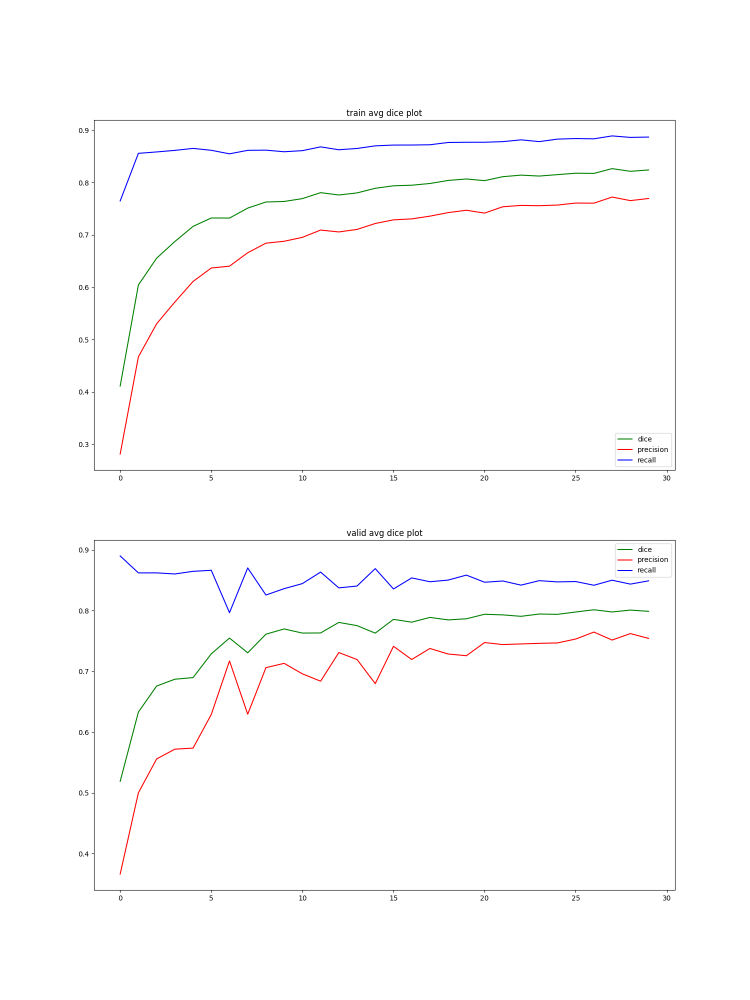
#> input picture outputs/2025-11-29 22:03:28.166317 [binary_segmentation-swin-sampler-sch-no_pre-no_cldice-no_bg-focal]/avg_metrics.png, 1500 x 2000 px, given in place of 10.png, which was not available (shown at 1/2 size)
$ jupyter execute --allow-errors merged.ipynb   (text cells are left out)
#> lines starting #> are read from the running program, lines starting #| are printed output that depends on the picture; pictures that were not available may be replaced by others from this repository, and a replacement may not be noted
#> (a cell that did not finish here is left out)

[cell 2]
import numpy as np
from torchvision.transforms import v2
from torch.optim.lr_scheduler import PolynomialLR
import torch
from albumentations.pytorch import ToTensorV2
import matplotlib.pyplot as plt
import albumentations as A
# In[1]:
#!/usr/bin/env python
import cv2
import segmentation_models_pytorch as smp
from torch.utils.data import DataLoader
from tqdm.notebook import tqdm
# coding: utf-8
import json

#> (a cell that did not finish here is left out)

#> (a cell that did not finish here is left out)

[cell 5]
colors = np.array([
    (242,  24,  24),   # Red
    (242,  77,  24),   # Red-Orange
    (242, 129,  24),   # Orange
    (242, 181,  24),   # Yellow-Orange
    ( 24, 242, 216),   # Cyan
    (242, 234,  24),   # Yellow
    (146,  24, 242),   # Purple
    (199, 242,  24),   # Yellow-Green
    (146, 242,  24),   # Lime
    ( 94, 242,  24),   # Green
    (242,  24, 181),   # Fuchsia
    ( 42, 242,  24),   # Green (brighter)
    ( 94,  24, 242),   # Violet
    ( 24, 242,  59),   # Spring Green
    (242,  24, 129),   # Pink
    ( 24, 242, 111),   # Aquamarine
    ( 24, 242, 164),   # Turquoise
    ( 24, 164, 242),   # Azure
    (199,  24, 242),   # Magenta
    ( 24, 216, 242),   # Sky Blue
    ( 24, 111, 242),   # Blue
    (242,  24, 234),   # Hot Pink
    ( 24,  59, 242),   # Royal Blue
    ( 42,  24, 242),   # Indigo
    (242,  24,  77),   # Rose
], dtype=np.uint8)


#> (the rest of this cell did not finish here and is left out)

[cell 6]
class CLAHE :
    def __init__(self,clipLimit=2.0,tileGridSize=(8, 8)):
        self.clahe = cv2.createCLAHE(clipLimit=clipLimit, tileGridSize=tileGridSize)
    def __call__(self,img):
        enhanced = np.clip(img, 0, 255)
        return self.clahe.apply(enhanced)
class WhiteTopHat:
    def __init__(self,kernel_size = (50, 50)):
        self.kernel = cv2.getStructuringElement(cv2.MORPH_RECT, kernel_size)
    # [4 lines left out: function __call__, not called in this run]
class DoubleClahe:
    def __init__(self,kernel_size=(15, 15), clip_limit=2.0, tile_grid=(8, 8)):
        self.clahe = cv2.createCLAHE(clipLimit=clip_limit, tileGridSize=tile_grid)
        self.kernel = cv2.getStructuringElement(cv2.MORPH_RECT,kernel_size)

    def __call__(self,img):
        clah_1 = self.clahe.apply(img)
        img_inv = cv2.bitwise_not(clah_1)
        top_hat = cv2.morphologyEx(img_inv,cv2.MORPH_TOPHAT,self.kernel)
        img_sub = cv2.subtract(img_inv,top_hat)
        clah_2 = self.clahe.apply(img_sub)
        return clah_2

# Augementations
# [82 lines left out: functions normalize_xca, morph_binary_mask, laplacian_pyramid_enhance, not called in this run]
if __name__ == "__main__" :
    img = cv2.imread("./dataset/syntax/images/train/10.png",cv2.IMREAD_GRAYSCALE)
#> img: shape (2000, 1500); min 0, max 255, mean 252.9

    trans1 = DoubleClahe(kernel_size=(3,3),tile_grid=(3,3))
    trans2 = DoubleClahe(kernel_size=(3,3),tile_grid=(5,5))
    trans3 = DoubleClahe(kernel_size=(3,3),tile_grid=(8,8))
    trans4 = DoubleClahe(kernel_size=(3,3),tile_grid=(10,10))

    plt.figure(figsize=(10,10))
    plt.subplot(3,3,1)
    plt.imshow(cv2.cvtColor(trans1(img),cv2.COLOR_GRAY2RGB))
#> in __call__, `img_inv = cv2.bitwise_not(clah_1)`:
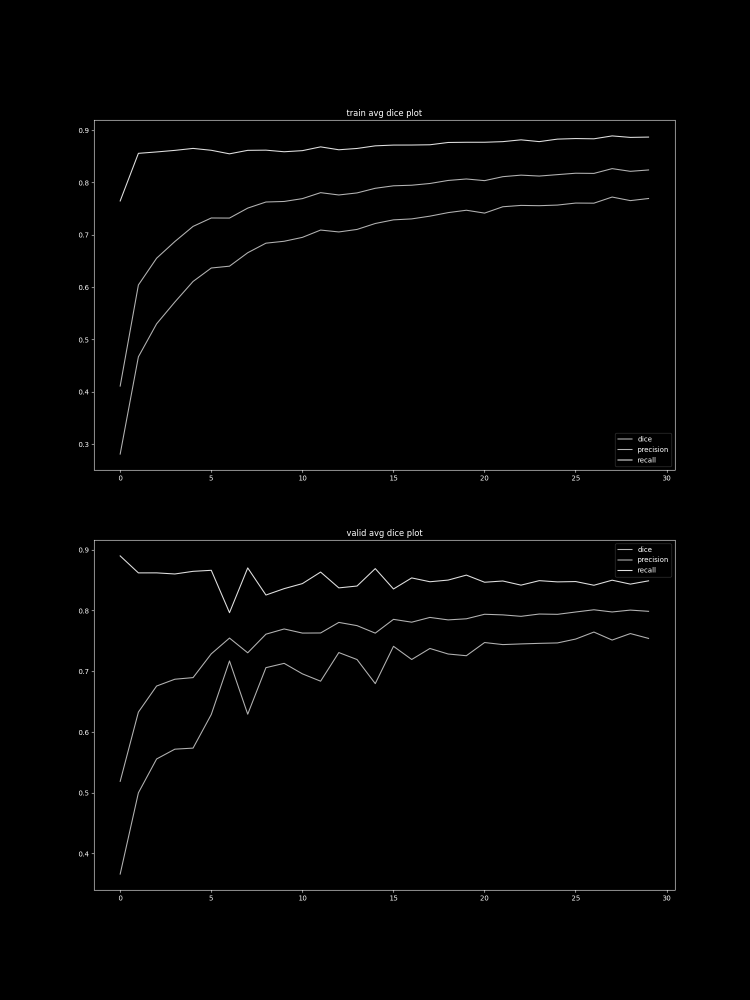
#> img_inv: shape (2000, 1500) (shown at 1/2 size); min 0, max 254, mean 2.1
#> in __call__, `img_sub = cv2.subtract(img_inv,top_hat)`:
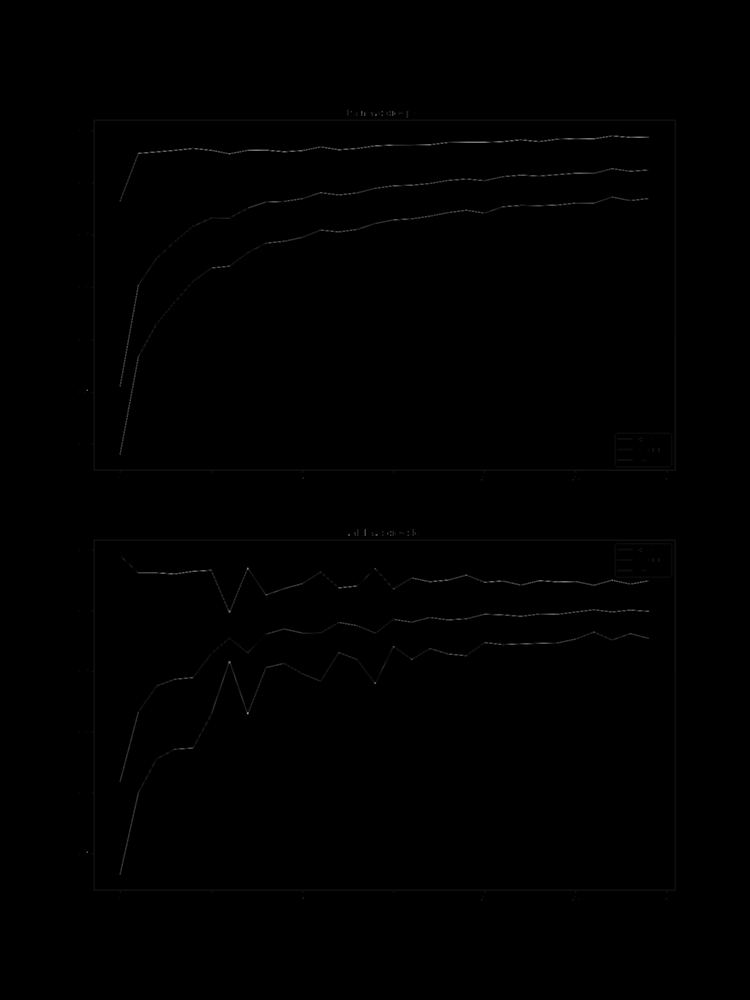
#> img_sub: shape (2000, 1500) (shown at 1/2 size); min 0, max 160, mean 0.5
    plt.subplot(3,3,2)
    plt.imshow(cv2.cvtColor(trans2(img),cv2.COLOR_GRAY2RGB))
    plt.subplot(3,3,3)
    plt.imshow(cv2.cvtColor(trans3(img),cv2.COLOR_GRAY2RGB))
    plt.subplot(3,3,4)
    plt.imshow(cv2.cvtColor(trans4(img),cv2.COLOR_GRAY2RGB))
    plt.subplot(3,3,5)
    plt.imshow(cv2.cvtColor(img,cv2.COLOR_GRAY2RGB))
    plt.show()
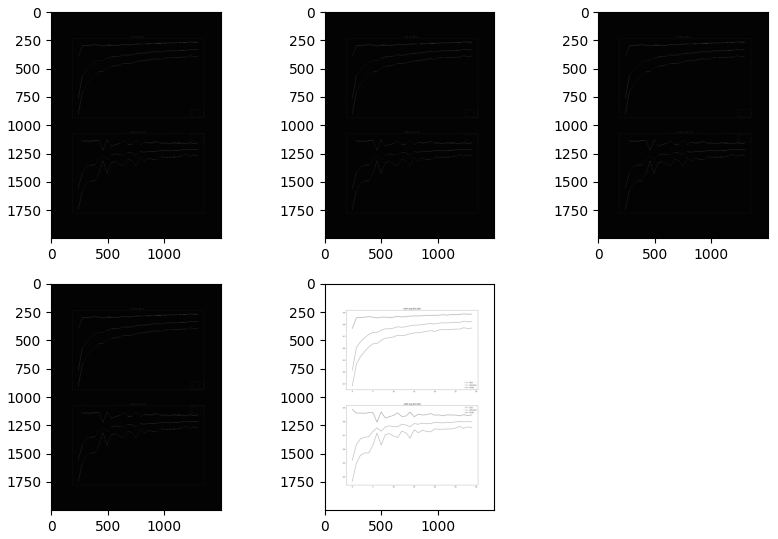
#> figure drawn by matplotlib, 5 panels
